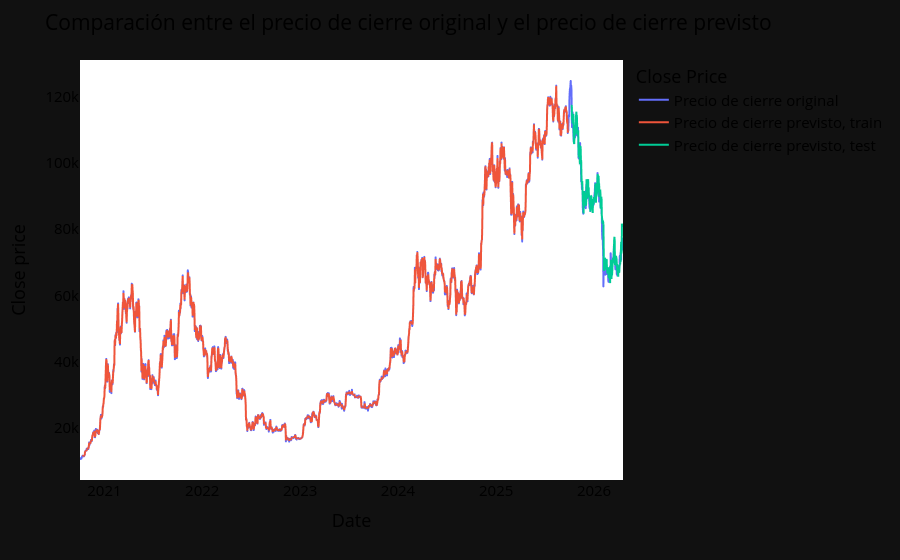

The code cell stored with this chart in its notebook:
### Code cell
# predicciones del entrenamiento para su visualización

look_back=time_step
trainPredictPlot = np.empty_like(closedf)
trainPredictPlot[:, :] = np.nan
trainPredictPlot[look_back:len(train_predict)+look_back, :] = train_predict
print("Previsión de datos de entrenamiento: ", trainPredictPlot.shape)

# predicciones de test
testPredictPlot = np.empty_like(closedf)
testPredictPlot[:, :] = np.nan
testPredictPlot[len(train_predict)+(look_back*2)+1:len(closedf)-1, :] = test_predict
print("Previsión de datos de test: ", testPredictPlot.shape)

names = cycle(['Precio de cierre original','Precio de cierre previsto, train','Precio de cierre previsto, test'])

plotdf = pd.DataFrame({'date': close_stock['date'],
                       'original_close': close_stock['close'],
                      'train_predicted_close': trainPredictPlot.reshape(1,-1)[0].tolist(),
                      'test_predicted_close': testPredictPlot.reshape(1,-1)[0].tolist()})

fig = px.line(plotdf,x=plotdf['date'], y=[plotdf['original_close'],plotdf['train_predicted_close'],
                                          plotdf['test_predicted_close']],
              labels={'value':'Close price','date': 'Date'})
fig.update_layout(title_text='Comparación entre el precio de cierre original y el precio de cierre previsto',
                  plot_bgcolor='white', font_size=15, font_color='black',legend_title_text='Close Price')
fig.for_each_trace(lambda t:  t.update(name = next(names)))

fig.update_xaxes(showgrid=False)
fig.update_yaxes(showgrid=False)
fig.show()

### Figure 1 — Plotly figure (JSON) as saved in the notebook; plotly's stock layout.template omitted (floating-point values rounded to 4 significant figures; data arrays with more than 128 entries replaced by an {"elided": "..."} marker saying what was removed)
{"data": [{"hovertemplate": "variable=original_close<br>Date=%{x}<br>Close price=%{y}<extra></extra>", "legendgroup": "original_close", "line": {"color": "#636efa", "dash": "solid"}, "marker": {"symbol": "circle"}, "mode": "lines", "name": "Precio de cierre original", "showlegend": true, "x": {"elided": "2026 str values"}, "xaxis": "x", "y": {"elided": "2026 float values"}, "yaxis": "y", "type": "scattergl"}, {"hovertemplate": "variable=wide_variable_1<br>Date=%{x}<br>Close price=%{y}<extra></extra>", "legendgroup": "wide_variable_1", "line": {"color": "#EF553B", "dash": "solid"}, "marker": {"symbol": "circle"}, "mode": "lines", "name": "Precio de cierre previsto, train", "showlegend": true, "x": {"elided": "2026 str values"}, "xaxis": "x", "y": {"elided": "2026 float values"}, "yaxis": "y", "type": "scattergl"}, {"hovertemplate": "variable=wide_variable_2<br>Date=%{x}<br>Close price=%{y}<extra></extra>", "legendgroup": "wide_variable_2", "line": {"color": "#00cc96", "dash": "solid"}, "marker": {"symbol": "circle"}, "mode": "lines", "name": "Precio de cierre previsto, test", "showlegend": true, "x": {"elided": "2026 str values"}, "xaxis": "x", "y": {"elided": "2026 float values"}, "yaxis": "y", "type": "scattergl"}], "layout": {"xaxis": {"anchor": "y", "domain": [0.0, 1.0], "title": {"text": "Date"}, "showgrid": false}, "yaxis": {"anchor": "x", "domain": [0.0, 1.0], "title": {"text": "Close price"}, "showgrid": false}, "legend": {"title": {"text": "Close Price"}, "tracegroupgap": 0}, "margin": {"t": 60}, "title": {"text": "Comparación entre el precio de cierre original y el precio de cierre previsto"}, "font": {"size": 15, "color": "black"}, "plot_bgcolor": "white"}}
